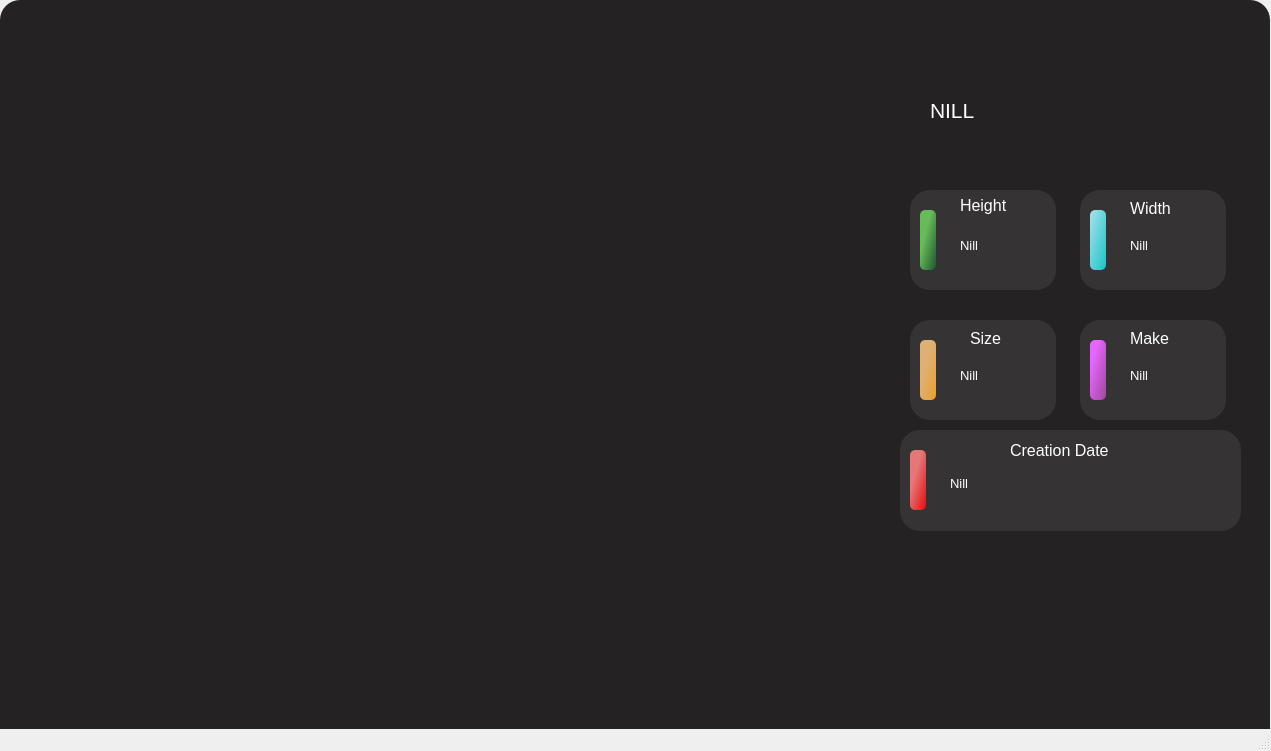
<?xml version="1.0" encoding="UTF-8"?>
<ui version="4.0">
 <class>MainWindow</class>
 <widget class="QMainWindow" name="MainWindow">
  <property name="geometry">
   <rect>
    <x>0</x>
    <y>0</y>
    <width>1271</width>
    <height>751</height>
   </rect>
  </property>
  <property name="windowTitle">
   <string>MainWindow</string>
  </property>
  <property name="iconSize">
   <size>
    <width>27</width>
    <height>27</height>
   </size>
  </property>
  <property name="toolButtonStyle">
   <enum>Qt::ToolButtonIconOnly</enum>
  </property>
  <widget class="QWidget" name="centralwidget">
   <widget class="QGroupBox" name="mainwind">
    <property name="geometry">
     <rect>
      <x>0</x>
      <y>0</y>
      <width>1270</width>
      <height>751</height>
     </rect>
    </property>
    <property name="contextMenuPolicy">
     <enum>Qt::DefaultContextMenu</enum>
    </property>
    <property name="styleSheet">
     <string notr="true">#mainwind{background-Color : rgb(36, 34, 34);
color : rgb(255, 255, 255);
border-radius : 20px;
}</string>
    </property>
    <property name="title">
     <string/>
    </property>
    <widget class="QGroupBox" name="rSideGroup">
     <property name="geometry">
      <rect>
       <x>880</x>
       <y>80</y>
       <width>361</width>
       <height>461</height>
      </rect>
     </property>
     <property name="styleSheet">
      <string notr="true">border:0px</string>
     </property>
     <property name="title">
      <string/>
     </property>
     <widget class="QPushButton" name="rsideGroupCrossB">
      <property name="geometry">
       <rect>
        <x>280</x>
        <y>10</y>
        <width>81</width>
        <height>51</height>
       </rect>
      </property>
      <property name="styleSheet">
       <string notr="true">border : 0px;</string>
      </property>
      <property name="text">
       <string notr="true"/>
      </property>
      <property name="icon">
       <iconset>
        <normaloff>UI Resources/Toolbar Icons/cross 2.svg</normaloff>UI Resources/Toolbar Icons/cross 2.svg</iconset>
      </property>
      <property name="iconSize">
       <size>
        <width>30</width>
        <height>30</height>
       </size>
      </property>
     </widget>
     <widget class="QLabel" name="rSideGroupText">
      <property name="geometry">
       <rect>
        <x>50</x>
        <y>10</y>
        <width>141</width>
        <height>41</height>
       </rect>
      </property>
      <property name="font">
       <font>
        <pointsize>16</pointsize>
       </font>
      </property>
      <property name="styleSheet">
       <string notr="true">color :rgb(255, 255, 255)</string>
      </property>
      <property name="text">
       <string>NILL</string>
      </property>
     </widget>
     <widget class="QGroupBox" name="innerGroupBox">
      <property name="geometry">
       <rect>
        <x>10</x>
        <y>60</y>
        <width>351</width>
        <height>411</height>
       </rect>
      </property>
      <property name="title">
       <string/>
      </property>
      <widget class="QGroupBox" name="block1">
       <property name="geometry">
        <rect>
         <x>20</x>
         <y>50</y>
         <width>146</width>
         <height>100</height>
        </rect>
       </property>
       <property name="styleSheet">
        <string notr="true">Background-color :rgb(53, 51, 51);
border-radius : 20px;
</string>
       </property>
       <property name="title">
        <string notr="true"/>
       </property>
       <widget class="QWidget" name="widget" native="true">
        <property name="geometry">
         <rect>
          <x>10</x>
          <y>20</y>
          <width>16</width>
          <height>60</height>
         </rect>
        </property>
        <property name="styleSheet">
         <string notr="true">Background-color :qlineargradient(spread:pad, x1:0.352632, y1:0.363636, x2:1, y2:1, stop:0 rgba(104, 187, 89, 255), stop:1 rgba(30, 86, 49, 255));
border-radius : 5px;
</string>
        </property>
       </widget>
       <widget class="QLabel" name="block1Title">
        <property name="geometry">
         <rect>
          <x>50</x>
          <y>0</y>
          <width>61</width>
          <height>31</height>
         </rect>
        </property>
        <property name="font">
         <font>
          <pointsize>12</pointsize>
         </font>
        </property>
        <property name="styleSheet">
         <string notr="true">color :rgb(255, 255, 255)</string>
        </property>
        <property name="text">
         <string notr="true">Height</string>
        </property>
       </widget>
       <widget class="QLabel" name="block1value">
        <property name="geometry">
         <rect>
          <x>50</x>
          <y>40</y>
          <width>71</width>
          <height>31</height>
         </rect>
        </property>
        <property name="font">
         <font>
          <pointsize>10</pointsize>
         </font>
        </property>
        <property name="styleSheet">
         <string notr="true">color : rgb(255, 255, 255)</string>
        </property>
        <property name="text">
         <string notr="true">Nill</string>
        </property>
       </widget>
      </widget>
      <widget class="QGroupBox" name="block2">
       <property name="geometry">
        <rect>
         <x>190</x>
         <y>50</y>
         <width>146</width>
         <height>100</height>
        </rect>
       </property>
       <property name="styleSheet">
        <string notr="true">Background-color :rgb(53, 51, 51);
border-radius : 20px;
</string>
       </property>
       <property name="title">
        <string notr="true"/>
       </property>
       <widget class="QWidget" name="widget_2" native="true">
        <property name="geometry">
         <rect>
          <x>10</x>
          <y>20</y>
          <width>16</width>
          <height>60</height>
         </rect>
        </property>
        <property name="styleSheet">
         <string notr="true">Background-color :qlineargradient(spread:pad, x1:0.052356, y1:0.0568182, x2:0.979, y2:1, stop:0 rgba(163, 223, 232, 255), stop:1 rgba(24, 197, 202, 255));
border-radius : 5px;
</string>
        </property>
       </widget>
       <widget class="QLabel" name="block2Title">
        <property name="geometry">
         <rect>
          <x>50</x>
          <y>10</y>
          <width>55</width>
          <height>16</height>
         </rect>
        </property>
        <property name="font">
         <font>
          <pointsize>12</pointsize>
         </font>
        </property>
        <property name="styleSheet">
         <string notr="true">color :rgb(255, 255, 255)</string>
        </property>
        <property name="text">
         <string notr="true">Width</string>
        </property>
       </widget>
       <widget class="QLabel" name="block2value">
        <property name="geometry">
         <rect>
          <x>50</x>
          <y>40</y>
          <width>71</width>
          <height>31</height>
         </rect>
        </property>
        <property name="font">
         <font>
          <pointsize>10</pointsize>
         </font>
        </property>
        <property name="styleSheet">
         <string notr="true">color : rgb(255, 255, 255)</string>
        </property>
        <property name="text">
         <string notr="true">Nill</string>
        </property>
       </widget>
      </widget>
      <widget class="QGroupBox" name="block4">
       <property name="geometry">
        <rect>
         <x>190</x>
         <y>180</y>
         <width>146</width>
         <height>100</height>
        </rect>
       </property>
       <property name="styleSheet">
        <string notr="true">Background-color :rgb(53, 51, 51);
border-radius : 20px;
</string>
       </property>
       <property name="title">
        <string notr="true"/>
       </property>
       <widget class="QWidget" name="widget_10" native="true">
        <property name="geometry">
         <rect>
          <x>10</x>
          <y>20</y>
          <width>16</width>
          <height>60</height>
         </rect>
        </property>
        <property name="styleSheet">
         <string notr="true">Background-color :qlineargradient(spread:pad, x1:0.242316, y1:0.244, x2:1, y2:1, stop:0 rgba(231, 102, 255, 255), stop:0.968421 rgba(159, 73, 158, 255), stop:0.989474 rgba(0, 0, 0, 255), stop:1 rgba(0, 0, 0, 0));
border-radius : 5px;
</string>
        </property>
       </widget>
       <widget class="QLabel" name="block4value">
        <property name="geometry">
         <rect>
          <x>50</x>
          <y>40</y>
          <width>81</width>
          <height>31</height>
         </rect>
        </property>
        <property name="font">
         <font>
          <pointsize>10</pointsize>
         </font>
        </property>
        <property name="styleSheet">
         <string notr="true">color : rgb(255, 255, 255);</string>
        </property>
        <property name="text">
         <string>Nill</string>
        </property>
       </widget>
       <widget class="QLabel" name="block4Title">
        <property name="geometry">
         <rect>
          <x>50</x>
          <y>10</y>
          <width>51</width>
          <height>16</height>
         </rect>
        </property>
        <property name="font">
         <font>
          <pointsize>12</pointsize>
         </font>
        </property>
        <property name="styleSheet">
         <string notr="true">color :rgb(255, 255, 255)</string>
        </property>
        <property name="text">
         <string notr="true">Make</string>
        </property>
       </widget>
      </widget>
      <widget class="QGroupBox" name="block3">
       <property name="geometry">
        <rect>
         <x>20</x>
         <y>180</y>
         <width>146</width>
         <height>100</height>
        </rect>
       </property>
       <property name="styleSheet">
        <string notr="true">Background-color :rgb(53, 51, 51);
border-radius : 20px;
</string>
       </property>
       <property name="title">
        <string notr="true"/>
       </property>
       <widget class="QWidget" name="widget_4" native="true">
        <property name="geometry">
         <rect>
          <x>10</x>
          <y>20</y>
          <width>16</width>
          <height>60</height>
         </rect>
        </property>
        <property name="styleSheet">
         <string notr="true">Background-color :qlineargradient(spread:pad, x1:0.397906, y1:0.364, x2:1, y2:1, stop:0 rgba(223, 176, 115, 255), stop:1 rgba(236, 159, 43, 255));
border-radius : 5px;
</string>
        </property>
       </widget>
       <widget class="QLabel" name="block3Title">
        <property name="geometry">
         <rect>
          <x>60</x>
          <y>10</y>
          <width>41</width>
          <height>16</height>
         </rect>
        </property>
        <property name="font">
         <font>
          <pointsize>12</pointsize>
         </font>
        </property>
        <property name="styleSheet">
         <string notr="true">color :rgb(255, 255, 255)</string>
        </property>
        <property name="text">
         <string notr="true">Size</string>
        </property>
       </widget>
       <widget class="QLabel" name="block3value">
        <property name="geometry">
         <rect>
          <x>50</x>
          <y>40</y>
          <width>61</width>
          <height>31</height>
         </rect>
        </property>
        <property name="font">
         <font>
          <pointsize>10</pointsize>
         </font>
        </property>
        <property name="styleSheet">
         <string notr="true">color : rgb(255, 255, 255)</string>
        </property>
        <property name="text">
         <string notr="true">Nill</string>
        </property>
       </widget>
      </widget>
      <widget class="QGroupBox" name="block5">
       <property name="geometry">
        <rect>
         <x>10</x>
         <y>290</y>
         <width>341</width>
         <height>101</height>
        </rect>
       </property>
       <property name="styleSheet">
        <string notr="true">Background-color :rgb(53, 51, 51);
border-radius : 20px;
</string>
       </property>
       <property name="title">
        <string notr="true"/>
       </property>
       <widget class="QWidget" name="widget_3" native="true">
        <property name="geometry">
         <rect>
          <x>10</x>
          <y>20</y>
          <width>16</width>
          <height>60</height>
         </rect>
        </property>
        <property name="styleSheet">
         <string notr="true">Background-color :qlineargradient(spread:pad, x1:0.395, y1:0.335227, x2:1, y2:1, stop:0 rgba(230, 119, 119, 255), stop:1 rgba(232, 11, 11, 255));
border-radius : 5px;
</string>
        </property>
       </widget>
       <widget class="QLabel" name="block5Title">
        <property name="geometry">
         <rect>
          <x>110</x>
          <y>10</y>
          <width>131</width>
          <height>21</height>
         </rect>
        </property>
        <property name="font">
         <font>
          <pointsize>12</pointsize>
         </font>
        </property>
        <property name="styleSheet">
         <string notr="true">color :rgb(255, 255, 255)</string>
        </property>
        <property name="text">
         <string notr="true">Creation Date</string>
        </property>
       </widget>
       <widget class="QLabel" name="block5value">
        <property name="geometry">
         <rect>
          <x>50</x>
          <y>38</y>
          <width>271</width>
          <height>31</height>
         </rect>
        </property>
        <property name="font">
         <font>
          <pointsize>10</pointsize>
         </font>
        </property>
        <property name="styleSheet">
         <string notr="true">color : rgb(255, 255, 255);</string>
        </property>
        <property name="text">
         <string notr="true">Nill</string>
        </property>
       </widget>
      </widget>
     </widget>
     <zorder>innerGroupBox</zorder>
     <zorder>rsideGroupCrossB</zorder>
     <zorder>rSideGroupText</zorder>
    </widget>
   </widget>
  </widget>
  <widget class="QMenuBar" name="menubar">
   <property name="geometry">
    <rect>
     <x>0</x>
     <y>0</y>
     <width>1271</width>
     <height>26</height>
    </rect>
   </property>
  </widget>
  <widget class="QStatusBar" name="statusbar"/>
 </widget>
 <resources/>
 <connections/>
</ui>
